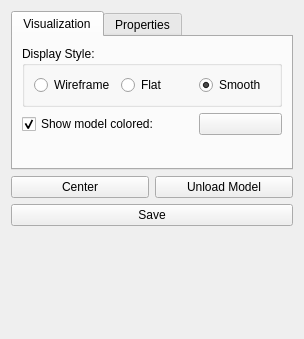
<?xml version="1.0" encoding="UTF-8"?>
<ui version="4.0">
 <class>Common</class>
 <widget class="QWidget" name="Common">
  <property name="geometry">
   <rect>
    <x>0</x>
    <y>0</y>
    <width>304</width>
    <height>339</height>
   </rect>
  </property>
  <property name="sizePolicy">
   <sizepolicy hsizetype="Preferred" vsizetype="Maximum">
    <horstretch>0</horstretch>
    <verstretch>0</verstretch>
   </sizepolicy>
  </property>
  <property name="windowTitle">
   <string>Visualization</string>
  </property>
  <layout class="QGridLayout">
   <item row="3" column="0">
    <spacer>
     <property name="orientation">
      <enum>Qt::Vertical</enum>
     </property>
     <property name="sizeHint" stdset="0">
      <size>
       <width>20</width>
       <height>40</height>
      </size>
     </property>
    </spacer>
   </item>
   <item row="1" column="0">
    <layout class="QGridLayout">
     <item row="0" column="1">
      <widget class="QPushButton" name="pushButtonClose">
       <property name="text">
        <string comment="Close the model">Unload Model</string>
       </property>
      </widget>
     </item>
     <item row="0" column="0">
      <widget class="QPushButton" name="pushButtonCenter">
       <property name="text">
        <string comment="Center the model">Center</string>
       </property>
      </widget>
     </item>
    </layout>
   </item>
   <item row="0" column="0">
    <widget class="QTabWidget" name="tabWidget">
     <property name="sizePolicy">
      <sizepolicy hsizetype="Expanding" vsizetype="Maximum">
       <horstretch>0</horstretch>
       <verstretch>0</verstretch>
      </sizepolicy>
     </property>
     <property name="currentIndex">
      <number>0</number>
     </property>
     <property name="movable">
      <bool>true</bool>
     </property>
     <widget class="QWidget" name="tab">
      <attribute name="title">
       <string>Visualization</string>
      </attribute>
      <layout class="QGridLayout" name="gridLayout">
       <item row="2" column="1">
        <spacer>
         <property name="orientation">
          <enum>Qt::Vertical</enum>
         </property>
         <property name="sizeHint" stdset="0">
          <size>
           <width>20</width>
           <height>16</height>
          </size>
         </property>
        </spacer>
       </item>
       <item row="1" column="2">
        <widget class="ColoredPushButton" name="pushButtonModelColor">
         <property name="sizePolicy">
          <sizepolicy hsizetype="Minimum" vsizetype="Minimum">
           <horstretch>0</horstretch>
           <verstretch>0</verstretch>
          </sizepolicy>
         </property>
         <property name="text">
          <string/>
         </property>
        </widget>
       </item>
       <item row="1" column="0" colspan="2">
        <widget class="QCheckBox" name="checkBoxModelVisible">
         <property name="sizePolicy">
          <sizepolicy hsizetype="Maximum" vsizetype="Fixed">
           <horstretch>0</horstretch>
           <verstretch>0</verstretch>
          </sizepolicy>
         </property>
         <property name="text">
          <string>Show model colored:</string>
         </property>
         <property name="checked">
          <bool>true</bool>
         </property>
        </widget>
       </item>
       <item row="0" column="0" colspan="3">
        <widget class="QGroupBox" name="groupBoxDisplayStyle">
         <property name="sizePolicy">
          <sizepolicy hsizetype="Preferred" vsizetype="Maximum">
           <horstretch>0</horstretch>
           <verstretch>0</verstretch>
          </sizepolicy>
         </property>
         <property name="title">
          <string>Display Style:</string>
         </property>
         <layout class="QGridLayout">
          <item row="0" column="0">
           <widget class="QRadioButton" name="radioButtonWireframe">
            <property name="text">
             <string>Wireframe</string>
            </property>
            <attribute name="buttonGroup">
             <string notr="true">buttonGroup</string>
            </attribute>
           </widget>
          </item>
          <item row="0" column="1">
           <widget class="QRadioButton" name="radioButtonFlat">
            <property name="text">
             <string>Flat</string>
            </property>
            <attribute name="buttonGroup">
             <string notr="true">buttonGroup</string>
            </attribute>
           </widget>
          </item>
          <item row="0" column="2">
           <widget class="QRadioButton" name="radioButtonSmooth">
            <property name="text">
             <string>Smooth</string>
            </property>
            <property name="checked">
             <bool>true</bool>
            </property>
            <attribute name="buttonGroup">
             <string notr="true">buttonGroup</string>
            </attribute>
           </widget>
          </item>
         </layout>
        </widget>
       </item>
       <item row="3" column="0" colspan="3">
        <widget class="Info" name="spinbox3d"/>
       </item>
      </layout>
     </widget>
     <widget class="QWidget" name="tab_3">
      <attribute name="title">
       <string>Properties</string>
      </attribute>
      <layout class="QGridLayout">
       <item row="0" column="0">
        <widget class="QLabel" name="label_2">
         <property name="sizePolicy">
          <sizepolicy hsizetype="Maximum" vsizetype="Preferred">
           <horstretch>0</horstretch>
           <verstretch>0</verstretch>
          </sizepolicy>
         </property>
         <property name="text">
          <string>File Name:</string>
         </property>
        </widget>
       </item>
       <item row="0" column="1">
        <widget class="QLabel" name="labelModelName">
         <property name="maximumSize">
          <size>
           <width>200</width>
           <height>16777215</height>
          </size>
         </property>
         <property name="text">
          <string>...</string>
         </property>
         <property name="wordWrap">
          <bool>true</bool>
         </property>
        </widget>
       </item>
       <item row="1" column="0">
        <widget class="QLabel" name="label">
         <property name="sizePolicy">
          <sizepolicy hsizetype="Maximum" vsizetype="Preferred">
           <horstretch>0</horstretch>
           <verstretch>0</verstretch>
          </sizepolicy>
         </property>
         <property name="text">
          <string>Model Size:</string>
         </property>
        </widget>
       </item>
       <item row="1" column="1">
        <widget class="QLabel" name="labelModelSize">
         <property name="text">
          <string>{X, Y, Z}</string>
         </property>
        </widget>
       </item>
       <item row="2" column="0">
        <spacer>
         <property name="orientation">
          <enum>Qt::Vertical</enum>
         </property>
         <property name="sizeHint" stdset="0">
          <size>
           <width>20</width>
           <height>40</height>
          </size>
         </property>
        </spacer>
       </item>
      </layout>
     </widget>
    </widget>
   </item>
   <item row="2" column="0">
    <widget class="QPushButton" name="pushButtonSave">
     <property name="text">
      <string>Save</string>
     </property>
    </widget>
   </item>
  </layout>
 </widget>
 <customwidgets>
  <customwidget>
   <class>ColoredPushButton</class>
   <extends>QPushButton</extends>
   <header>colored_push_button.h</header>
  </customwidget>
  <customwidget>
   <class>Info</class>
   <extends>QFrame</extends>
   <header>info.h</header>
   <container>1</container>
  </customwidget>
 </customwidgets>
 <tabstops>
  <tabstop>pushButtonCenter</tabstop>
  <tabstop>pushButtonClose</tabstop>
  <tabstop>tabWidget</tabstop>
  <tabstop>radioButtonWireframe</tabstop>
  <tabstop>radioButtonFlat</tabstop>
  <tabstop>radioButtonSmooth</tabstop>
  <tabstop>checkBoxModelVisible</tabstop>
  <tabstop>pushButtonModelColor</tabstop>
 </tabstops>
 <resources/>
 <connections/>
 <buttongroups>
  <buttongroup name="buttonGroup"/>
 </buttongroups>
</ui>
